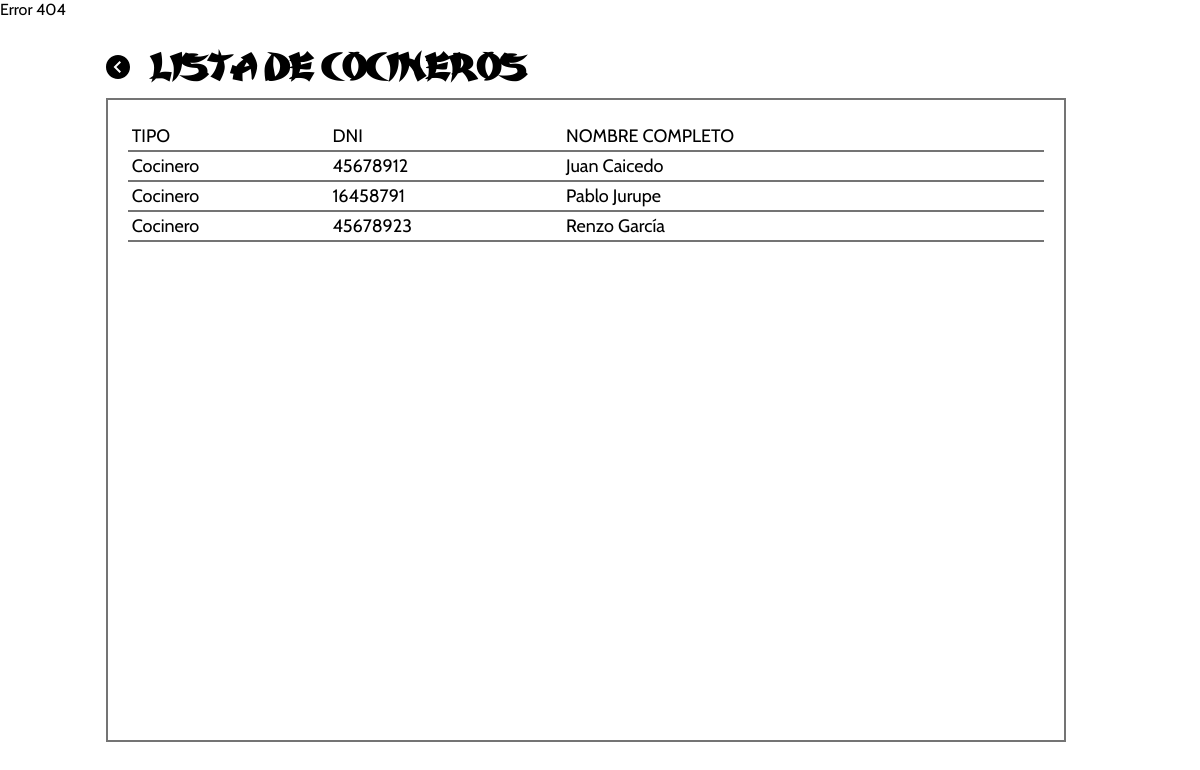
/PHP/repLisCocinero.php, run on the app's committed database.
### tables this page shows
CREATE TABLE `usuario` (
  `id_tipo_usuario` int(11) NOT NULL,
  `dni_usuario` char(8) NOT NULL,
  `nombre_completo` varchar(60) NOT NULL,
  `nombre_usuario` varchar(30) NOT NULL,
  `contra_usuario` varchar(30) NOT NULL
);

### PHP/repLisCocinero.php (the view, shortened to what this page needs)
<?php
    include('conexion.php');
?>
<!DOCTYPE html>
<html lang="es">
<head>
    <link rel="stylesheet" href="../CSS/listas.css">
</head>
<body>
    <?php
        switch($_SESSION['tipo_usuario']){
            default:
                echo"Error 404";
            break;
        }
    ?>
    <main>
        <div class="cabecera">
            <a class="volver" href="home.php">
                <svg xmlns="http://www.w3.org/2000/svg" width="24" height="24" viewBox="0 0 24 24"><path d="M0 12c0 6.627 5.373 12 12 12s12-5.373 12-12-5.373-12-12-12-12 5.373-12 12zm7.58 0l5.988-5.995 1.414 1.416-4.574 4.579 4.574 4.59-1.414 1.416-5.988-6.006z"/></svg>
            </a>
            <h2>LISTA DE COCINEROS</h2>
        </div>
        <div class="contenido-tabla">
            <table class="lista" border="1">
            <tbody>
                    <tr class="encabezado-tabla">
                        <td>TIPO</td>
                        <td>DNI </td>
                        <td>NOMBRE COMPLETO</td>
                    </tr>
                    <?php
                        $solicitud = "SELECT * FROM Usuario WHERE id_tipo_usuario=5 ORDER by nombre_usuario";
                         $resultado = mysqli_query($conexion, $solicitud);
                        foreach($resultado as $usuarios)
                        {
                    ?>
                    <tr>
                        <td>Cocinero</td>
                        <td><?php echo $usuarios['dni_usuario']?></td>
                        <td><?php echo $usuarios['nombre_completo']?></td>
                    </tr>
                    <?php
                        }
                    ?>
                </tbody>
            </table>
        </div>
    </main>
</body>
</html>

### CSS/listas.css (style rules this page uses)
.cabecera { display: flex; align-items: center; }
.cabecera>h2 { line-height: 0; margin-left: 20px; }
.contenido-tabla { height: 75vh; border: 2px solid rgb(116, 116, 116); padding: 20px; display: flex; flex-direction: column; }

### CSS/administrador.css (style rules this page uses)
body { display: flex; margin: 0 ; padding:0; overflow: hidden; }
h1,h2 { font-family: var(--tipografia-título); }
a { text-decoration: none; }
main { width: 80%; padding: 40px; }

### CSS/principal.css (style rules this page uses)
:root { --tamaño-logo: 80px; --tamaño-logo-grande: 170px; --tamaño-títulos: 35px; --tamaño-subtítulos: 25px; --tamaño-párrafos: 16px; --color-primario: #D80A00; --color-secundario: #DB6D00; --color-terciario: #FF625D; --sobra-basica: 0 5px 8px 5px rgba(0, 0, 0, .25); --tipografia-título: 'Karate'; --tipografia-párrafos: 'Cabin', sans-serif; --linea-abajo: 3px solid black; --transicion: .2s ease-in; --transicion-larga: .5s ease-in; }
body { font-family: var(--tipografia-párrafos); min-height: 97.6vh; }
h2 { font-size: var(--tamaño-títulos); }
a { color: black; }
table.lista { border: 2px solid #FFFFFF; background-color: #FFFFFF; width: 100%; text-align: left; border-collapse: collapse; }
table.lista td { padding: 3px 2px; white-space: nowrap; }
table.lista tbody td { font-size: 18px; }
table.lista>tbody>tr { border-bottom: 2px solid rgb(116, 116, 116); }

### data on the page
usuario: dni_usuario "45678912", nombre_completo "Juan Caicedo"
usuario: dni_usuario "16458791", nombre_completo "Pablo Jurupe"
usuario: dni_usuario "45678923", nombre_completo "Renzo García"
